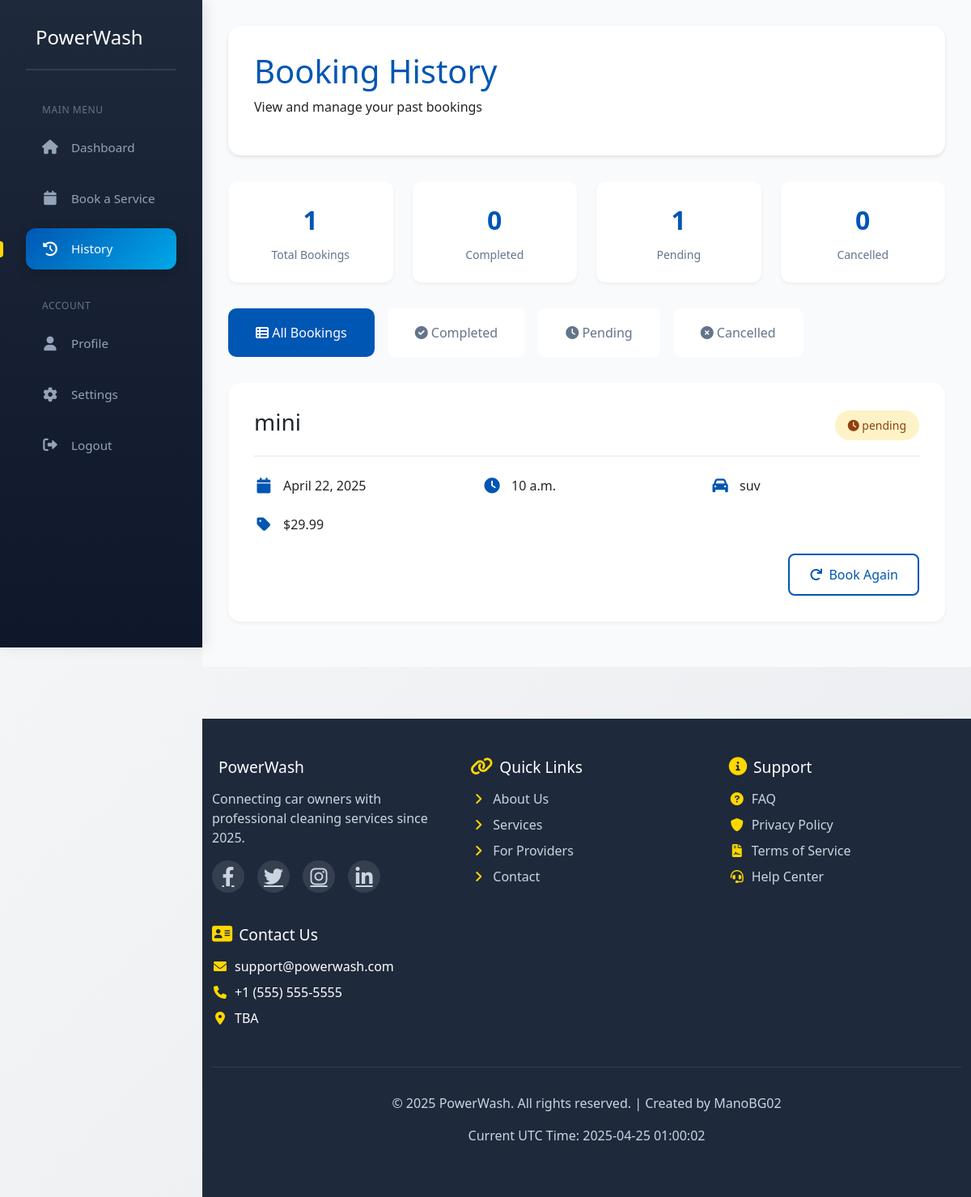
The app's page /dashboard/history/ (signed in) with its own data.
### powerwash/models.py (models this page shows, shortened)
class Booking(models.Model):
    SERVICE_CHOICES = [
        ('mini', 'Mini Valet'),
        ('full', 'Full Valet'),
        ('premium', 'Premium Detail')
    ]
    VEHICLE_CHOICES = [
        ('sedan', 'Sedan'),
        ('suv', 'SUV'),
        ('truck', 'Truck'),
        ('van', 'Van')
    ]
    STATUS_CHOICES = [
        ('pending', 'Pending'),
        ('confirmed', 'Confirmed'),
        ('completed', 'Completed'),
        ('cancelled', 'Cancelled')
    ]
    user = models.ForeignKey(User, on_delete=models.CASCADE)
    service_type = models.CharField(max_length=20, choices=SERVICE_CHOICES)
    vehicle_type = models.CharField(max_length=20, choices=VEHICLE_CHOICES)
    date = models.DateField()
    time = models.TimeField()
    special_requests = models.TextField(blank=True, null=True)
    status = models.CharField(max_length=20, choices=STATUS_CHOICES, default='pending')
    created_at = models.DateTimeField(auto_now_add=True)
    class Meta:
        ordering = ['-date', '-time']

### powerwash/views.py (the view)
# urls.py: path('dashboard/history/', views.history_view, name='history'),
@login_required
def history_view(request):
    bookings = Booking.objects.filter(user=request.user).order_by('-date', '-time')
    booking_stats = {
        'all': bookings.count(),
        'pending': bookings.filter(status='pending').count(),
        'completed': bookings.filter(status='completed').count(),
        'cancelled': bookings.filter(status='cancelled').count()
    }
    for booking in bookings:
        if not hasattr(booking, 'price'):
            if booking.service_type == 'mini':
                booking.price = 29.99
            elif booking.service_type == 'full':
                booking.price = 59.99
            else:
                booking.price = 99.99
    context = {
        'bookings': bookings,
        'booking_stats': booking_stats,
    }
    return render(request, 'dashboard/history.html', context)

### powerwash/templates/dashboard/history.html (shortened to what this page needs)
<!DOCTYPE html>
<html lang="en">
<head>
    {% load static %}
    <link rel="stylesheet" href="https://cdnjs.cloudflare.com/ajax/libs/font-awesome/6.0.0/css/all.min.css">
    <link href="https://cdn.jsdelivr.net/npm/bootstrap@5.3.0/dist/css/bootstrap.min.css" rel="stylesheet">
</head>
<body>
    <div class="dashboard-container">
        <aside class="sidebar">
            <div class="logo-container">
                <h2> PowerWash</h2>
            </div>
            <nav class="dashboard-nav">
                <div class="nav-section">
                    <div class="nav-section-title">Main Menu</div>
                    <div class="nav-item">
                        <a href="{% url 'customer_dashboard' %}">
                            <i class="fas fa-home"></i>
                            <span>Dashboard</span>
                        </a>
                    </div>
                    <div class="nav-item">
                        <a href="{% url 'booking' %}">
                            <i class="fas fa-calendar"></i>
                            <span>Book a Service</span>
                        </a>
                    </div>
                    <div class="nav-item active">
                        <a href="{% url 'history' %}">
                            <i class="fas fa-history"></i>
                            <span>History</span>
                        </a>
                    </div>
                </div>
                <div class="nav-section">
                    <div class="nav-section-title">Account</div>
                    <div class="nav-item">
                        <a href="{% url 'profile' %}">
                            <i class="fas fa-user"></i>
                            <span>Profile</span>
                        </a>
                    </div>
                    <div class="nav-item">
                        <a href="{% url 'settings' %}">
                            <i class="fas fa-cog"></i>
                            <span>Settings</span>
                        </a>
                    </div>
                    <div class="nav-item">
                        <a href="#" onclick="event.preventDefault(); document.getElementById('logout-form').submit();">
                            <i class="fas fa-sign-out-alt"></i>
                            <span>Logout</span>
                        </a>
                    </div>
                </div>
            </nav>
        </aside>
        <main class="main-content">
            <div class="dashboard-header">
                <h1>Booking History</h1>
                <p>View and manage your past bookings</p>
            </div>
            <div class="booking-stats">
                <div class="stat-card">
                    <div class="stat-number">{{ booking_stats.all }}</div>
                    <div class="stat-label">Total Bookings</div>
                </div>
                <div class="stat-card">
                    <div class="stat-number">{{ booking_stats.completed }}</div>
                    <div class="stat-label">Completed</div>
                </div>
                <div class="stat-card">
                    <div class="stat-number">{{ booking_stats.pending }}</div>
                    <div class="stat-label">Pending</div>
                </div>
                <div class="stat-card">
                    <div class="stat-number">{{ booking_stats.cancelled }}</div>
                    <div class="stat-label">Cancelled</div>
                </div>
            </div>
            <div class="history-tabs">
                <div class="history-tab active" onclick="filterBookings('all')">
                    <i class="fas fa-th-list"></i> All Bookings
                </div>
                <div class="history-tab" onclick="filterBookings('completed')">
                    <i class="fas fa-check-circle"></i> Completed
                </div>
                <div class="history-tab" onclick="filterBookings('pending')">
                    <i class="fas fa-clock"></i> Pending
                </div>
                <div class="history-tab" onclick="filterBookings('cancelled')">
                    <i class="fas fa-times-circle"></i> Cancelled
                </div>
            </div>
            <div class="booking-history">
                {% if bookings %}
                    {% for booking in bookings %}
                    <div class="booking-history-card" data-status="{{ booking.status }}">
                        <div class="booking-header">
                            <h3>{{ booking.service_type }}</h3>
                            <span class="status-badge status-{{ booking.status|lower }}">
                                <i class="fas fa-{% if booking.status == 'completed' %}check-circle{% elif booking.status == 'pending' %}clock{% else %}times-circle{% endif %}"></i>
                                {{ booking.status }}
                            </span>
                        </div>
                        <div class="booking-info">
                            <div class="info-item">
                                <i class="fas fa-calendar"></i>
                                <span>{{ booking.date }}</span>
                            </div>
                            <div class="info-item">
                                <i class="fas fa-clock"></i>
                                <span>{{ booking.time }}</span>
                            </div>
                            <div class="info-item">
                                <i class="fas fa-car"></i>
                                <span>{{ booking.vehicle_type }}</span>
                            </div>
                            <div class="info-item">
                                <i class="fas fa-tag"></i>
                                <span>${{ booking.price }}</span>
                            </div>
                        </div>
                        <div class="booking-actions">
                            <button class="action-btn btn-rebook" onclick="rebookService('{{ booking.id }}')">
                                <i class="fas fa-redo"></i> Book Again
                            </button>
                        </div>
                    </div>
                    {% endfor %}
                {% else %}
                    <div class="no-bookings">
                        <i class="fas fa-history"></i>
                        <h3>No Booking History</h3>
                        <p>You haven't made any bookings yet. Start by booking a service!</p>
                    </div>
                {% endif %}
            </div>
        </main>
    </div>
    <footer class="footer">
        <div class="container">
            <div class="footer-content">
                <div class="footer-section">
                    <h3> PowerWash</h3>
                    <p>Connecting car owners with professional cleaning services since 2025.</p>
                    <div class="social-icons">
                        <a href="#" class="social-icon" title="Facebook"><i class="fab fa-facebook-f"></i></a>
                        <a href="#" class="social-icon" title="Twitter"><i class="fab fa-twitter"></i></a>
                        <a href="#" class="social-icon" title="Instagram"><i class="fab fa-instagram"></i></a>
                        <a href="#" class="social-icon" title="LinkedIn"><i class="fab fa-linkedin-in"></i></a>
                    </div>
                </div>
                <div class="footer-section">
                    <h3><i class="fas fa-link"></i> Quick Links</h3>
                    <ul class="footer-links">
                        <li><i class="fas fa-angle-right"></i><a href="/about.html">About Us</a></li>
                        <li><i class="fas fa-angle-right"></i><a href="/services.html">Services</a></li>
                        <li><i class="fas fa-angle-right"></i><a href="/providers.html">For Providers</a></li>
                        <li><i class="fas fa-angle-right"></i><a href="/contact.html">Contact</a></li>
                    </ul>
                </div>
                <div class="footer-section">
                    <h3><i class="fas fa-info-circle"></i> Support</h3>
                    <ul class="footer-links">
                        <li><i class="fas fa-question-circle"></i><a href="/faq.html">FAQ</a></li>
                        <li><i class="fas fa-shield-alt"></i><a href="/privacy.html">Privacy Policy</a></li>
                        <li><i class="fas fa-file-contract"></i><a href="/terms.html">Terms of Service</a></li>
                        <li><i class="fas fa-headset"></i><a href="/help.html">Help Center</a></li>
                    </ul>
                </div>
                <div class="footer-section">
                    <h3><i class="fas fa-address-card"></i> Contact Us</h3>
                    <ul class="footer-links">
                        <li><i class="fas fa-envelope"></i> support@powerwash.com</li>
                        <li><i class="fas fa-phone"></i> +1 (555) 555-5555</li>
                        <li><i class="fas fa-map-marker-alt"></i> TBA</li>
                    </ul>
                </div>
            </div>
            <div class="footer-bottom">
                <p>&copy; 2025 PowerWash. All rights reserved. | Created by ManoBG02</p>
                <p>Current UTC Time: <span id="current-time">2025-04-01 02:25:11</span></p>
            </div>
        </div>
    </footer>
</body>
</html>

### records on screen
Booking: service_type "mini", status "pending", date "April 22, 2025", time "10 a.m.", vehicle_type "suv", price "29.99"

### other values on screen
{{ booking_stats.all }} "1"
{{ booking_stats.completed }} "0"
{{ booking_stats.pending }} "1"
{{ booking_stats.cancelled }} "0"
